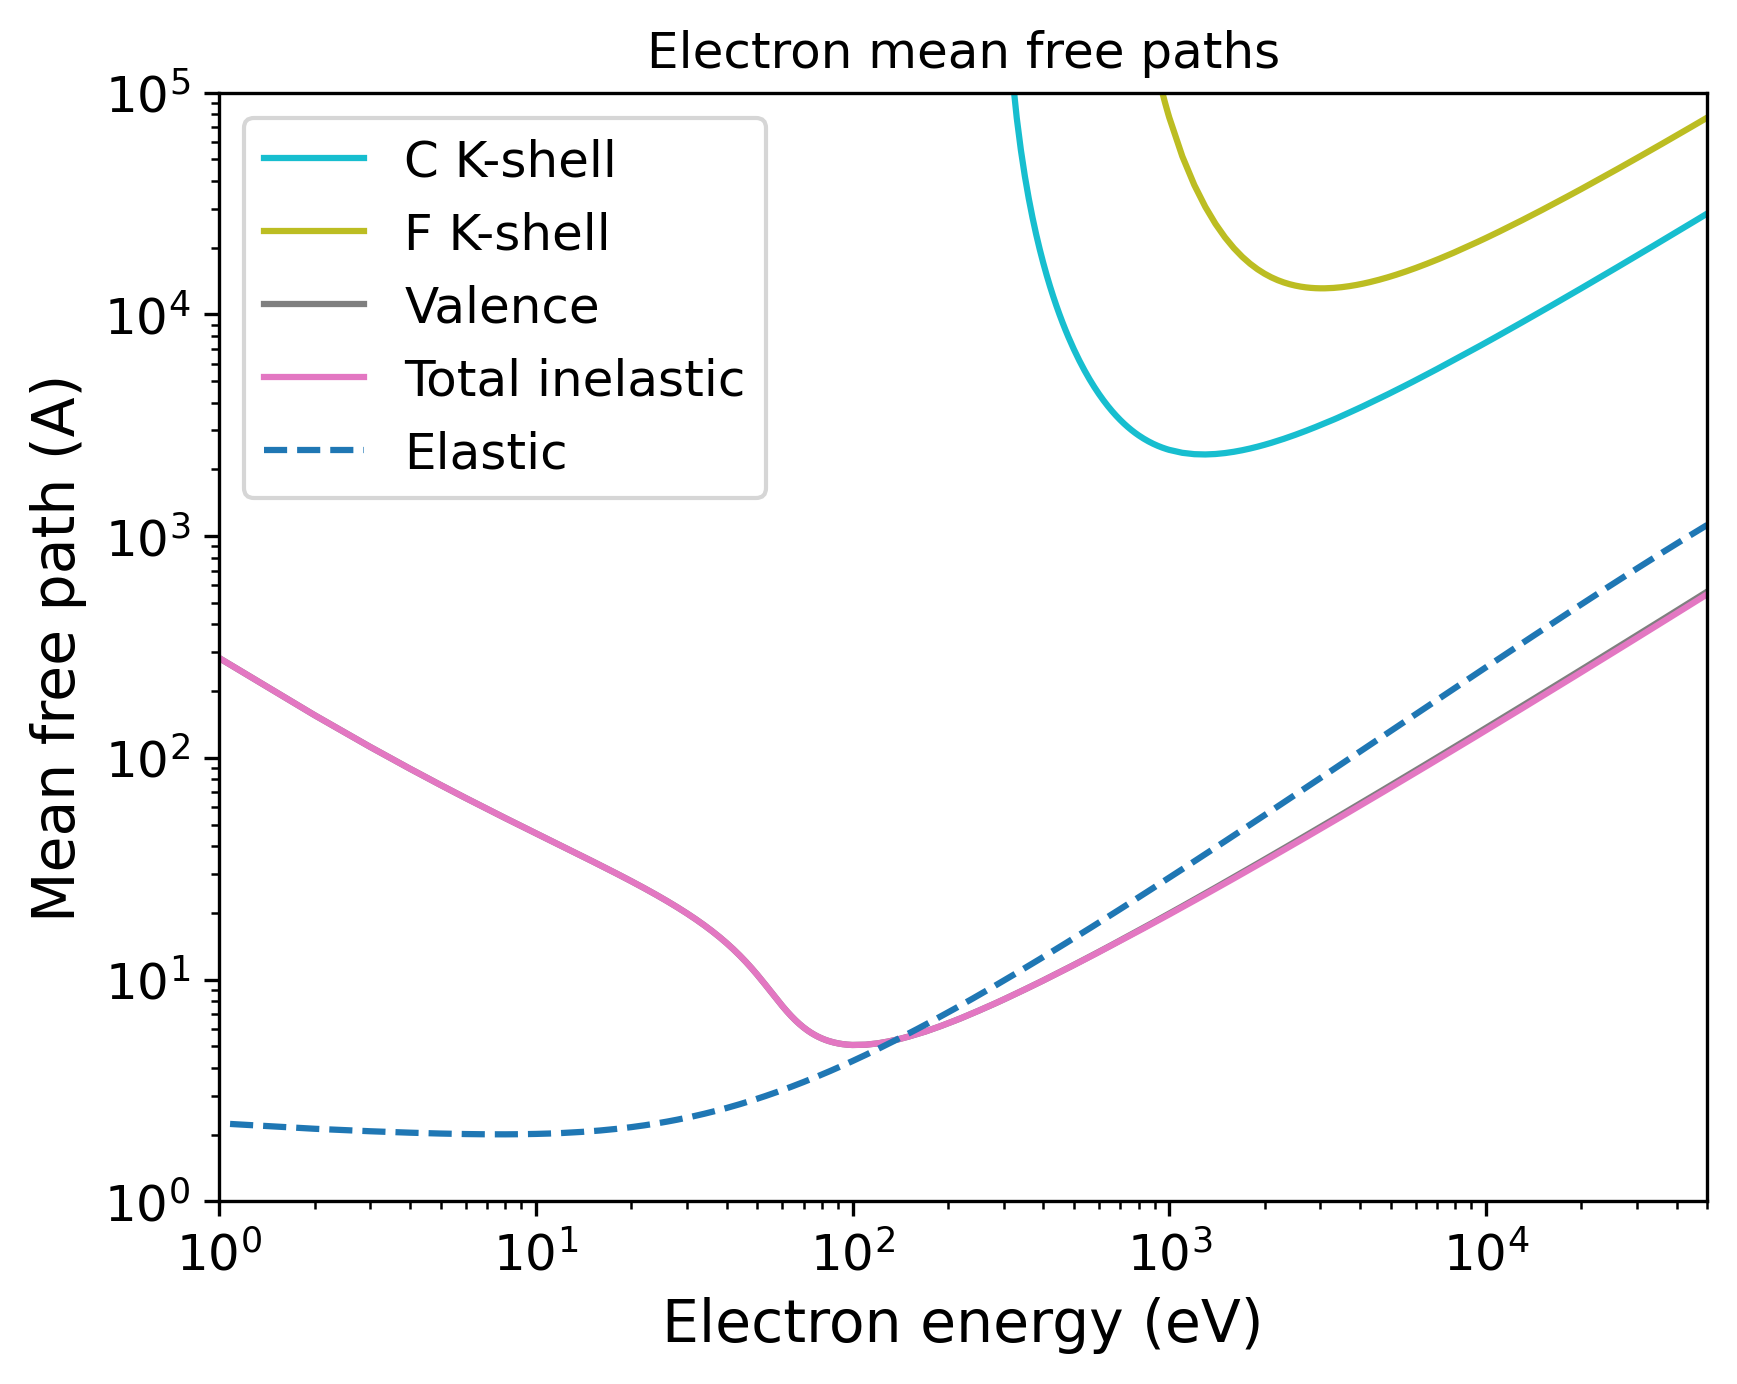

Write the Python code that produced this figure.
import pandas as pd
import numpy as np
import matplotlib.pyplot as plt
import matplotlib.cm as cm
# Set the format:
plt.xlabel("Electron energy (eV)", fontsize=14)
plt.ylabel("Mean free path (A)", fontsize=14)
plt.xticks(fontsize=12)
plt.yticks(fontsize=12)
plt.grid(False)
# Set the axes:
# Read the output file:
df = pd.read_csv(r"OUTPUT_PVDF_Electron_IMFP.dat", sep=r'\s+', header=None, comment="#", skipinitialspace=True)
plt.xscale("log")
plt.yscale("log")
# Prepare the plot:
columns_to_plot = [ 1, 2, 3, 4]
labels = [ "C K-shell", "F K-shell", "Valence", "Total inelastic"]
# Create N distinct colors from a colormap
N = len(columns_to_plot)
colors = plt.cm.tab10(np.linspace(1, 0, 10))
# Set line styles:
linestyles = [ "-", "-", "-", "-"]
for i, col in enumerate(columns_to_plot):
    color = colors[i % len(colors)]
    ls    = linestyles[i % len(linestyles)]
    label = labels[i % len(labels)]
    plt.plot(df.iloc[:, 0], df.iloc[:, col],
    color=color,
    label=label,
    linestyle=ls)
# Add a curve from the second file
df2 = pd.read_csv(r"OUTPUT_PVDF_Electron_EMFP.dat", sep=r'\s+', header=None, comment="#", skipinitialspace=True)
columns_to_plot2 = [ 4]
labels2 = [ "Elastic"]
# Create second part of the plot:
for col, label in zip(columns_to_plot2, labels2):
    plt.plot(df2.iloc[:, 0], df2.iloc[:, col], label=label, linestyle="--")
plt.xlim(1.00000000,50000.00000000)
plt.ylim(1.00000000,100000.00000000)
plt.title("Electron mean free paths")
plt.legend(loc="best", fontsize=12)
# Save the plot in this format:
plt.savefig("OUTPUT_MFP_electron.png", dpi=300, bbox_inches="tight")
